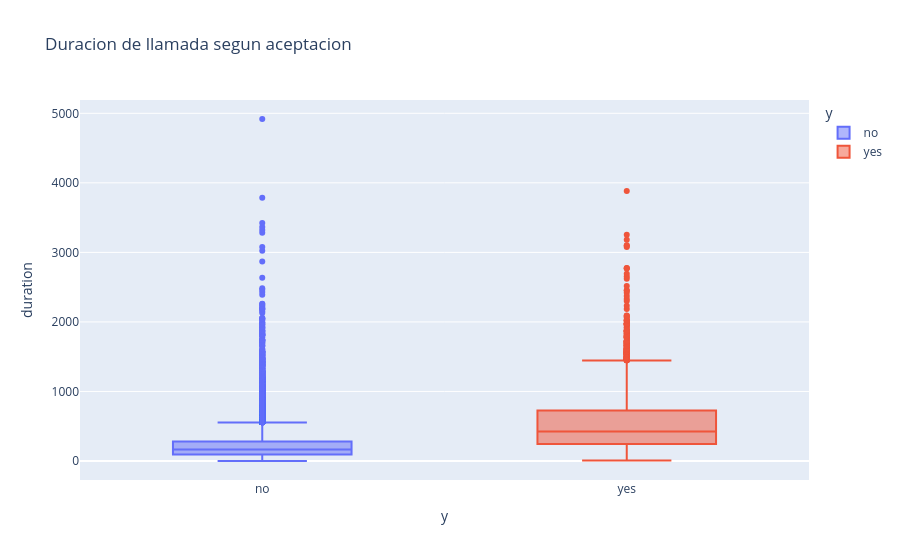

Notebook cell for this chart:
### Code cell
fig = px.box(df, x='y', y='duration', color='y', title='Duracion de llamada segun aceptacion')
fig.show()

### Figure 1 — Plotly figure (JSON) as saved in the notebook; plotly's stock layout.template omitted (floating-point values rounded to 4 significant figures; data arrays with more than 128 entries replaced by an {"elided": "..."} marker saying what was removed)
{"data": [{"alignmentgroup": "True", "hovertemplate": "y=%{x}<br>duration=%{y}<extra></extra>", "legendgroup": "no", "marker": {"color": "#636efa"}, "name": "no", "notched": false, "offsetgroup": "no", "orientation": "v", "showlegend": true, "type": "box", "x": {"elided": "39922 str values"}, "x0": " ", "xaxis": "x", "y": {"elided": "39922 int values"}, "y0": " ", "yaxis": "y"}, {"alignmentgroup": "True", "hovertemplate": "y=%{x}<br>duration=%{y}<extra></extra>", "legendgroup": "yes", "marker": {"color": "#EF553B"}, "name": "yes", "notched": false, "offsetgroup": "yes", "orientation": "v", "showlegend": true, "type": "box", "x": {"elided": "5289 str values"}, "x0": " ", "xaxis": "x", "y": {"elided": "5289 int values"}, "y0": " ", "yaxis": "y"}], "layout": {"boxmode": "overlay", "legend": {"title": {"text": "y"}, "tracegroupgap": 0}, "title": {"text": "Duracion de llamada segun aceptacion"}, "xaxis": {"anchor": "y", "categoryarray": ["no", "yes"], "categoryorder": "array", "domain": [0, 1], "title": {"text": "y"}}, "yaxis": {"anchor": "x", "domain": [0, 1], "title": {"text": "duration"}}}}
